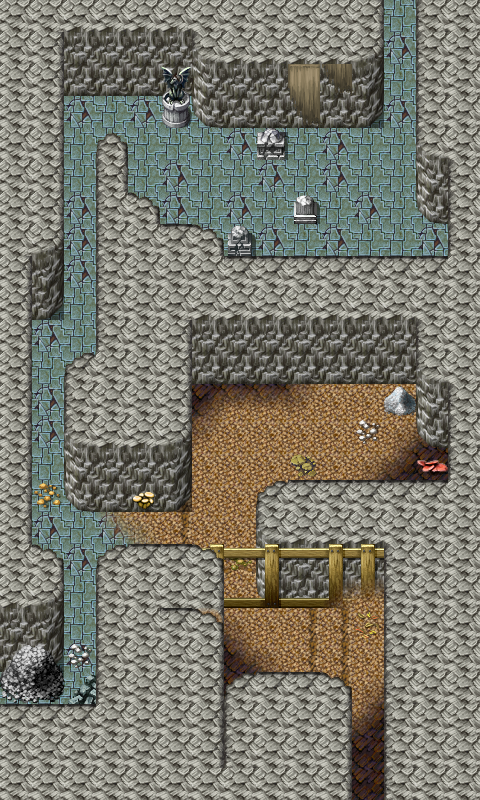

This is a level from a 2D game, rendered from its Tiled map with the project's own tilesets. A one-line summary and the map file follow, with tile-layer data summarised:
An orthogonal 15x25 tile map with 32x32 px tiles, 4 tile layers (Ground, Objects, Above, Walkable), 59 tilesets.

<map version="1.0" orientation="orthogonal" width="15" height="25" tilewidth="32" tileheight="32">
 <tileset firstgid="1" name="map_bed_1" tilewidth="32" tileheight="32">
  <image source="../drawable/map_bed_1.png" width="512" height="256" />
 </tileset>
 <tileset firstgid="129" name="map_border_1" tilewidth="32" tileheight="32">
  <image source="../drawable/map_border_1.png" width="512" height="256" />
 </tileset>
 <tileset firstgid="257" name="map_bridge_1" tilewidth="32" tileheight="32">
  <image source="../drawable/map_bridge_1.png" width="512" height="256" />
 </tileset>
 <tileset firstgid="385" name="map_bridge_2" tilewidth="32" tileheight="32">
  <image source="../drawable/map_bridge_2.png" width="512" height="256" />
 </tileset>
 <tileset firstgid="513" name="map_broken_1" tilewidth="32" tileheight="32">
  <image source="../drawable/map_broken_1.png" width="512" height="256" />
 </tileset>
 <tileset firstgid="641" name="map_cavewall_1" tilewidth="32" tileheight="32">
  <image source="../drawable/map_cavewall_1.png" width="576" height="192" />
 </tileset>
 <tileset firstgid="749" name="map_cavewall_2" tilewidth="32" tileheight="32">
  <image source="../drawable/map_cavewall_2.png" width="576" height="192" />
 </tileset>
 <tileset firstgid="857" name="map_cavewall_3" tilewidth="32" tileheight="32">
  <image source="../drawable/map_cavewall_3.png" width="576" height="192" />
 </tileset>
 <tileset firstgid="965" name="map_cavewall_4" tilewidth="32" tileheight="32">
  <image source="../drawable/map_cavewall_4.png" width="576" height="192" />
 </tileset>
 <tileset firstgid="1073" name="map_chair_table_1" tilewidth="32" tileheight="32">
  <image source="../drawable/map_chair_table_1.png" width="512" height="256" />
 </tileset>
 <tileset firstgid="1201" name="map_chair_table_2" tilewidth="32" tileheight="32">
  <image source="../drawable/map_chair_table_2.png" width="512" height="256" />
 </tileset>
 <tileset firstgid="1329" name="map_crate_1" tilewidth="32" tileheight="32">
  <image source="../drawable/map_crate_1.png" width="512" height="256" />
 </tileset>
 <tileset firstgid="1457" name="map_cupboard_1" tilewidth="32" tileheight="32">
  <image source="../drawable/map_cupboard_1.png" width="512" height="256" />
 </tileset>
 <tileset firstgid="1585" name="map_curtain_1" tilewidth="32" tileheight="32">
  <image source="../drawable/map_curtain_1.png" width="512" height="256" />
 </tileset>
 <tileset firstgid="1713" name="map_entrance_1" tilewidth="32" tileheight="32">
  <image source="../drawable/map_entrance_1.png" width="512" height="256" />
 </tileset>
 <tileset firstgid="1841" name="map_entrance_2" tilewidth="32" tileheight="32">
  <image source="../drawable/map_entrance_2.png" width="512" height="256" />
 </tileset>
 <tileset firstgid="1969" name="map_fence_1" tilewidth="32" tileheight="32">
  <image source="../drawable/map_fence_1.png" width="512" height="256" />
 </tileset>
 <tileset firstgid="2097" name="map_fence_2" tilewidth="32" tileheight="32">
  <image source="../drawable/map_fence_2.png" width="512" height="256" />
 </tileset>
 <tileset firstgid="2225" name="map_fence_3" tilewidth="32" tileheight="32">
  <image source="../drawable/map_fence_3.png" width="512" height="256" />
 </tileset>
 <tileset firstgid="2353" name="map_fence_4" tilewidth="32" tileheight="32">
  <image source="../drawable/map_fence_4.png" width="512" height="256" />
 </tileset>
 <tileset firstgid="2481" name="map_ground_1" tilewidth="32" tileheight="32">
  <image source="../drawable/map_ground_1.png" width="512" height="256" />
 </tileset>
 <tileset firstgid="2609" name="map_ground_2" tilewidth="32" tileheight="32">
  <image source="../drawable/map_ground_2.png" width="512" height="256" />
 </tileset>
 <tileset firstgid="2737" name="map_ground_3" tilewidth="32" tileheight="32">
  <image source="../drawable/map_ground_3.png" width="512" height="256" />
 </tileset>
 <tileset firstgid="2865" name="map_ground_4" tilewidth="32" tileheight="32">
  <image source="../drawable/map_ground_4.png" width="512" height="256" />
 </tileset>
 <tileset firstgid="2993" name="map_ground_5" tilewidth="32" tileheight="32">
  <image source="../drawable/map_ground_5.png" width="512" height="256" />
 </tileset>
 <tileset firstgid="3121" name="map_ground_6" tilewidth="32" tileheight="32">
  <image source="../drawable/map_ground_6.png" width="512" height="256" />
 </tileset>
 <tileset firstgid="3249" name="map_ground_7" tilewidth="32" tileheight="32">
  <image source="../drawable/map_ground_7.png" width="512" height="256" />
 </tileset>
 <tileset firstgid="3377" name="map_ground_8" tilewidth="32" tileheight="32">
  <image source="../drawable/map_ground_8.png" width="512" height="256" />
 </tileset>
 <tileset firstgid="3505" name="map_house_1" tilewidth="32" tileheight="32">
  <image source="../drawable/map_house_1.png" width="512" height="256" />
 </tileset>
 <tileset firstgid="3633" name="map_house_2" tilewidth="32" tileheight="32">
  <image source="../drawable/map_house_2.png" width="512" height="256" />
 </tileset>
 <tileset firstgid="3761" name="map_indoor_1" tilewidth="32" tileheight="32">
  <image source="../drawable/map_indoor_1.png" width="512" height="256" />
 </tileset>
 <tileset firstgid="3889" name="map_indoor_2" tilewidth="32" tileheight="32">
  <image source="../drawable/map_indoor_2.png" width="512" height="256" />
 </tileset>
 <tileset firstgid="4017" name="map_kitchen_1" tilewidth="32" tileheight="32">
  <image source="../drawable/map_kitchen_1.png" width="512" height="256" />
 </tileset>
 <tileset firstgid="4145" name="map_outdoor_1" tilewidth="32" tileheight="32">
  <image source="../drawable/map_outdoor_1.png" width="512" height="256" />
 </tileset>
 <tileset firstgid="4273" name="map_pillar_1" tilewidth="32" tileheight="32">
  <image source="../drawable/map_pillar_1.png" width="512" height="256" />
 </tileset>
 <tileset firstgid="4401" name="map_pillar_2" tilewidth="32" tileheight="32">
  <image source="../drawable/map_pillar_2.png" width="512" height="256" />
 </tileset>
 <tileset firstgid="4529" name="map_plant_1" tilewidth="32" tileheight="32">
  <image source="../drawable/map_plant_1.png" width="512" height="256" />
 </tileset>
 <tileset firstgid="4657" name="map_plant_2" tilewidth="32" tileheight="32">
  <image source="../drawable/map_plant_2.png" width="512" height="256" />
 </tileset>
 <tileset firstgid="4785" name="map_rock_1" tilewidth="32" tileheight="32">
  <image source="../drawable/map_rock_1.png" width="512" height="256" />
 </tileset>
 <tileset firstgid="4913" name="map_rock_2" tilewidth="32" tileheight="32">
  <image source="../drawable/map_rock_2.png" width="512" height="256" />
 </tileset>
 <tileset firstgid="5041" name="map_roof_1" tilewidth="32" tileheight="32">
  <image source="../drawable/map_roof_1.png" width="512" height="256" />
 </tileset>
 <tileset firstgid="5169" name="map_roof_2" tilewidth="32" tileheight="32">
  <image source="../drawable/map_roof_2.png" width="512" height="256" />
 </tileset>
 <tileset firstgid="5297" name="map_roof_3" tilewidth="32" tileheight="32">
  <image source="../drawable/map_roof_3.png" width="512" height="256" />
 </tileset>
 <tileset firstgid="5425" name="map_shop_1" tilewidth="32" tileheight="32">
  <image source="../drawable/map_shop_1.png" width="512" height="256" />
 </tileset>
 <tileset firstgid="5553" name="map_sign_ladder_1" tilewidth="32" tileheight="32">
  <image source="../drawable/map_sign_ladder_1.png" width="512" height="256" />
 </tileset>
 <tileset firstgid="5681" name="map_table_1" tilewidth="32" tileheight="32">
  <image source="../drawable/map_table_1.png" width="512" height="256" />
 </tileset>
 <tileset firstgid="5809" name="map_trail_1" tilewidth="32" tileheight="32">
  <image source="../drawable/map_trail_1.png" width="512" height="256" />
 </tileset>
 <tileset firstgid="5937" name="map_transition_1" tilewidth="32" tileheight="32">
  <image source="../drawable/map_transition_1.png" width="512" height="256" />
 </tileset>
 <tileset firstgid="6065" name="map_transition_2" tilewidth="32" tileheight="32">
  <image source="../drawable/map_transition_2.png" width="512" height="256" />
 </tileset>
 <tileset firstgid="6193" name="map_transition_3" tilewidth="32" tileheight="32">
  <image source="../drawable/map_transition_3.png" width="512" height="256" />
 </tileset>
 <tileset firstgid="6321" name="map_transition_4" tilewidth="32" tileheight="32">
  <image source="../drawable/map_transition_4.png" width="512" height="256" />
 </tileset>
 <tileset firstgid="6449" name="map_tree_1" tilewidth="32" tileheight="32">
  <image source="../drawable/map_tree_1.png" width="512" height="256" />
 </tileset>
 <tileset firstgid="6577" name="map_tree_2" tilewidth="32" tileheight="32">
  <image source="../drawable/map_tree_2.png" width="512" height="256" />
 </tileset>
 <tileset firstgid="6705" name="map_wall_1" tilewidth="32" tileheight="32">
  <image source="../drawable/map_wall_1.png" width="512" height="256" />
 </tileset>
 <tileset firstgid="6833" name="map_wall_2" tilewidth="32" tileheight="32">
  <image source="../drawable/map_wall_2.png" width="480" height="256" />
 </tileset>
 <tileset firstgid="6953" name="map_wall_3" tilewidth="32" tileheight="32">
  <image source="../drawable/map_wall_3.png" width="480" height="256" />
 </tileset>
 <tileset firstgid="7073" name="map_wall_4" tilewidth="32" tileheight="32">
  <image source="../drawable/map_wall_4.png" width="480" height="256" />
 </tileset>
 <tileset firstgid="7193" name="map_window_1" tilewidth="32" tileheight="32">
  <image source="../drawable/map_window_1.png" width="512" height="256" />
 </tileset>
 <tileset firstgid="7321" name="map_window_2" tilewidth="32" tileheight="32">
  <image source="../drawable/map_window_2.png" width="512" height="256" />
 </tileset>
 <layer name="Ground" width="15" height="25">
  <data>[375 cells, 375 non-empty, 18 distinct tile ids]</data>
 </layer>
 <layer name="Objects" width="15" height="25">
  <data>[375 cells, 64 non-empty, 37 distinct tile ids]</data>
 </layer>
 <layer name="Above" width="15" height="25">
  <data>[375 cells, 9 non-empty, 7 distinct tile ids]</data>
 </layer>
 <layer name="Walkable" width="15" height="25">
  <data>[375 cells, 0 non-empty, 0 distinct tile ids]</data>
 </layer>
 <objectgroup name="Mapevents" width="15" height="25" />
 <objectgroup name="Spawn" width="15" height="25" />
 <objectgroup name="Keys" width="15" height="25" />
 <objectgroup name="Replace" width="15" height="25" />
</map>
